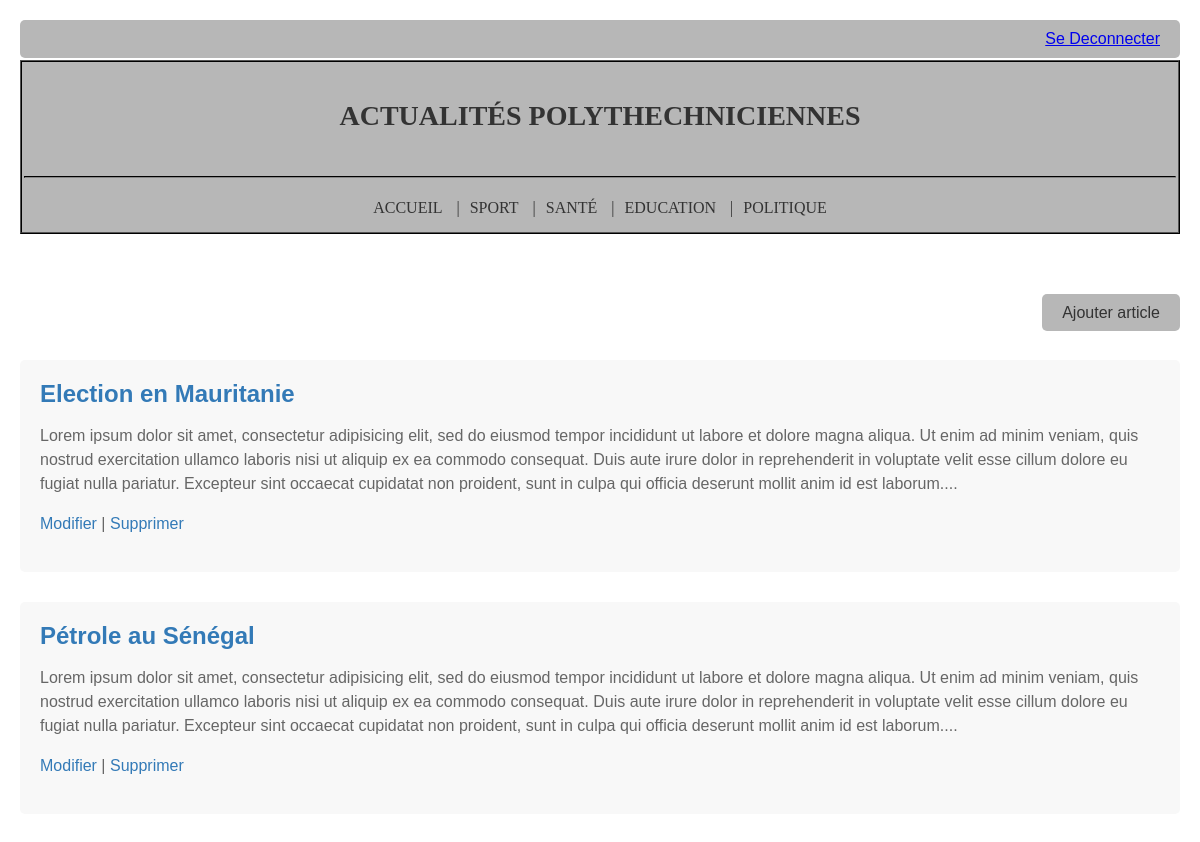
The page /index.php?action=categorie&id=4 on the database its author committed.
### tables this page shows
CREATE TABLE Categorie(
	id int primary key auto_increment,
	libelle varchar(20)
);

CREATE TABLE Article(
	id int primary key auto_increment,
	titre varchar(255),
	contenu text,
	dateCreation datetime DEFAULT NOW(),
	dateModification datetime DEFAULT NOW(),
	categorie int
);

### models/CategorieDao.php (called while the page is built, shortened)
<?php
class CategorieDAO
{
    public function getAllCategories()
    {
        $bdd = (new Connexion)->getInstance();
        $query = $bdd->prepare("SELECT * FROM Categorie");
        $query->execute();
        return $query->fetchAll(PDO::FETCH_ASSOC);
    }
    public function getArticlesByCategoryId($categoryId)
    {
        $bdd = (new Connexion)->getInstance();
        $query = $bdd->prepare('SELECT * FROM Article WHERE categorie = :categoryId');
        $query->bindParam(':categoryId', $categoryId);
        $query->execute();
        return $query->fetchAll(PDO::FETCH_ASSOC);
    }
}
?>

### models/CategorieModel.php (called while the page is built)
<?php
require_once 'CategorieDAO.php';
class CategorieModel
{
    private $categorieDAO;
    public function __construct()
    {
        $this->categorieDAO = new CategorieDAO();
    }
    public function getAllCategories()
    {
        return $this->categorieDAO->getAllCategories();
    }
    public function getArticlesByCategoryId($categoryId)
    {
        return $this->categorieDAO->getArticlesByCategoryId($categoryId);
    }
}
?>

### views/articleCategorie.php (the view, shortened to what this page needs)
<!DOCTYPE html>
<html>
<head>
    <link rel="stylesheet" type="text/css" href="css/style.css">
</head>
<body>
    <?php require_once 'entete.php'; ?>
    <div id="contenu">
        <div style="text-align: right; margin-bottom: 20px;">
        <a href="index.php?action=ajouter_article" class="button-ajouter">Ajouter article</a>
    </div>
    <br>
    <?php if (!empty($articles)): ?>
        <?php foreach ($articles as $article): ?>
            <div class="article">
                <h1><a href="index.php?action=article&id=<?= $article['id'] ?>"><?php echo $article['titre']; ?></a></h1>
                <p><?php echo substr($article['contenu'], 0, 600) . '...'; ?></p>
                <p>
                    <a href="index.php?action=modifier_article&id=<?= $article['id'] ?>">Modifier</a> |
                    <a href="index.php?action=supprimer_article&id=<?= $article['id'] ?>">Supprimer</a>
                </p>
            </div>
        <?php endforeach; ?>
    <?php else: ?>
        <div class="message">Pas d'article</div>
    <?php endif; ?>
    </div>
</body>
</html>

### views/entete.php (shortened to what this page needs)
<!DOCTYPE html>
<html>
<head>
    <link rel="stylesheet" type="text/css" href="css/style.css">
</head>
<body>
    <div style="text-align: right; margin-bottom: 2px;"class="button-deconnecter">
    <a href="index.php?action=login">Se Deconnecter</a>
</div>
<div id="entete">
    <br>
    <br>
    <h1>ACTUALITÉS POLYTHECHNICIENNES</h1>
    <br>
    <br>
    <hr>
    <table id="menu" align="center">
        <tr>
            <td class="menu-item"><a href="index.php">Accueil</a></td>
            <?php foreach ($this->categories as $index => $categorie): ?>
                <td<?= ($index === count($this->categories) - 1) ? ' class="menu-item last-item"' : ' class="menu-item"' ?>><span style="padding: 0 10px;">|</span><a href="index.php?action=categorie&id=<?= $categorie['id'] ?>"><?= $categorie['libelle'] ?></a></td>
            <?php endforeach ?>
        </tr>
    </table>
</div>
</body>
</html>

### css/style.css (style rules this page uses)
#entete { background-color: #b7b7b7; padding: 2px; font-size: 1em; text-align: center; font-family: Georgia, serif; text-transform: uppercase; border: 2px ridge black; margin-bottom: 20px; }
#entete h1 { color: #333; font-size: 28px; margin: 0; }
#entete hr { border-color: #333; }
body { font-family: Arial, sans-serif; color: #333; max-width: 1200px; margin: 0 auto; padding: 20px; }
.article { margin-bottom: 30px; padding: 20px; background-color: #f8f8f8; border-radius: 5px; }
.article h1 { font-size: 24px; margin-top: 0; color: #333; }
.article p { font-size: 16px; line-height: 1.5; color: #666; }
.article a { color: #337ab7; text-decoration: none; }
#contenu { padding-top: 50px; }
.menu-item { position: relative; padding: 0 1px; line-height: 40px; vertical-align: middle; }
.menu-item a { color: #333; text-decoration: none; }
.button-ajouter { background-color: #b7b7b7; color: #333; text-decoration: none; border: none; padding: 10px 20px; border-radius: 5px; cursor: pointer; font-size: 16px; transition: background-color 0.3s ease; }
.button-deconnecter { background-color: #b7b7b7; color: #333; text-decoration: none; border: none; padding: 10px 20px; border-radius: 5px; cursor: pointer; font-size: 16px; transition: background-color 0.3s ease; }

### rows shown on the page
categorie: libelle "SPORT"
categorie: libelle "SANTÉ"
categorie: libelle "EDUCATION"
categorie: libelle "POLITIQUE"
article: titre "Election en Mauritanie", contenu "Lorem ipsum dolor sit amet, consectetur adipisicing elit, sed do eiusmod tempor incididunt ut labore et dolore magna aliqua. Ut enim ad minim veniam, quis nostrud exercitation ullamco laboris nisi ut aliquip ex ea commodo consequat. Duis aute irure dolor in reprehenderit in voluptate velit esse cillum dolore eu fugiat nulla pariatur. Excepteur sint occaecat cupidatat non proident, sunt in culpa qui officia deserunt mollit anim id est laborum."
article: titre "Pétrole au Sénégal", contenu "Lorem ipsum dolor sit amet, consectetur adipisicing elit, sed do eiusmod tempor incididunt ut labore et dolore magna aliqua. Ut enim ad minim veniam, quis nostrud exercitation ullamco laboris nisi ut aliquip ex ea commodo consequat. Duis aute irure dolor in reprehenderit in voluptate velit esse cillum dolore eu fugiat nulla pariatur. Excepteur sint occaecat cupidatat non proident, sunt in culpa qui officia deserunt mollit anim id est laborum."
